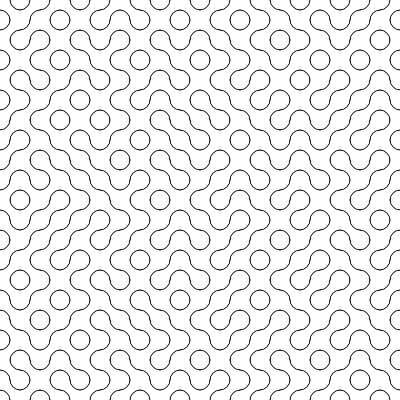
Frame 1 (no input)
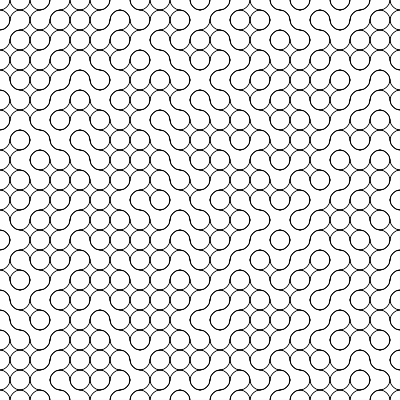
Frame 2 (the mouse pressed at the canvas centre, redrawn once)

The p5.js sketch that drew these frames (run headless with seeded random() and noise() and a simulated clock; the mouse was pressed at the canvas centre and the sketch redrawn once):

// p5.js sketch
// ── sketch.js
const size = 400;
const steps = 20;
const tile_size = size / steps;

function setup() {
    createCanvas(size, size);
}

function drawTile() {
    noFill();
    if (random([true, false])) {
        arc(0, 0, tile_size, tile_size, 0, HALF_PI);
        arc(tile_size, tile_size, tile_size, tile_size, PI, PI + HALF_PI);
    } else {
        arc(tile_size, 0, tile_size, tile_size, HALF_PI, PI);
        arc(0, tile_size, tile_size, tile_size, PI + HALF_PI, 2 * PI);
    }
}

function draw() {
    noLoop();
    for (let x = 0; x < steps; x++) {
        for (let y = 0; y < steps; y++) {
            push();
            translate(tile_size * x, tile_size * y);
            drawTile();
            pop();
        }
    }
}
